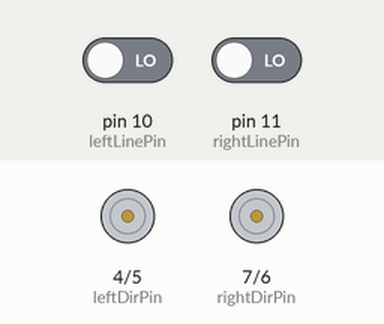
Bench run of a sketch on a simulated Arduino Uno, built with avr-gcc and run on an emulated ATmega328P. Shown: direction and speed pins drawn as motors (green arrow = direction pin HIGH = forward, orange = LOW = backward, longer = more drive). The inputs (shaded band) are chosen by the test bench; at power-on: pin 10 (leftLinePin) LOW, pin 11 (rightLinePin) LOW.

Above: at 1.2 s.
1.3 s: pin 10 (leftLinePin) driven HIGH
At 1.45 s:
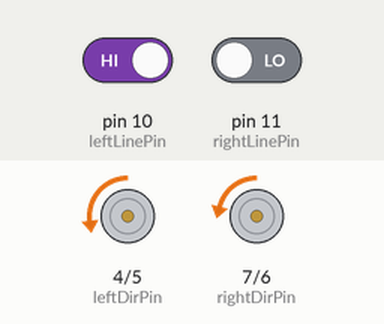
Timing chart, 0 to 1.4 s (numbered marks = the images above; inputs shaded):
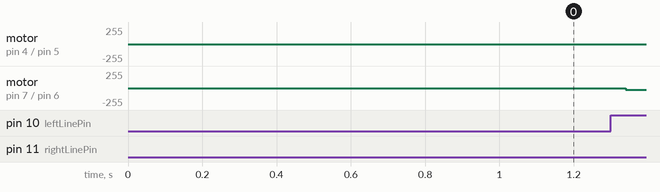

The sketch:

Car.ino
```cpp
int leftLinePin = 10;
int rightLinePin = 11;

int leftDirPin=4;
int leftSpeedPin = 5;

int rightDirPin = 7;
int rightSpeedPin = 6;

int runSpeed = 50;

void setupMotorShield() {
  pinMode(leftDirPin, OUTPUT);
  pinMode(leftSpeedPin, OUTPUT);
  pinMode(rightDirPin, OUTPUT);
  pinMode(rightSpeedPin, OUTPUT);
}

void go() {
  analogWrite(leftSpeedPin, runSpeed);
  analogWrite(rightSpeedPin, runSpeed);
}

void stop() {
  analogWrite(leftSpeedPin, 0);
  analogWrite(rightSpeedPin, 0);
}

void goForward() {
  digitalWrite(leftSpeedPin, HIGH);
  digitalWrite(rightSpeedPin, HIGH);
  go();
}

void turnLeft() {
  digitalWrite(leftSpeedPin, LOW);
  digitalWrite(rightSpeedPin, HIGH);
  go();
}

void turnRight() {
  digitalWrite(leftSpeedPin, HIGH);
  digitalWrite(rightSpeedPin, LOW);
  go();
}

void setup() {
  setupMotorShield();
}

void loop() {
  boolean whiteLeft = digitalRead(leftLinePin);
  boolean whiteRight = digitalRead(rightLinePin);

  if(whiteLeft && whiteRight) {
    goForward();
  } else if (!whiteLeft && !whiteRight) {
    stop();
  } else if (whiteRight) {
    turnLeft();
  } else {
    turnRight();
  }
}
```
